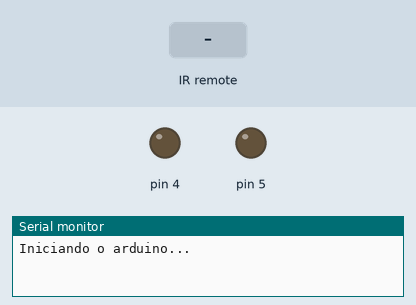
The sketch below on a simulated Arduino Uno, built with avr-gcc and run on an emulated ATmega328P. On the bench: output pins drawn as LEDs (lit = HIGH), the last lines printed to the serial monitor. The test bench sets the inputs (shaded band).

Above: at 1.2 s.
1.3 s: infrared code 0x8054A76D received
At 2.3 s:
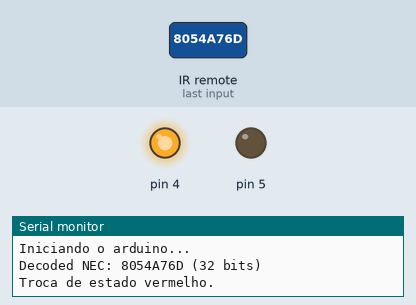
2.8 s: infrared code 0x8054A76E received
At 3.5 s:
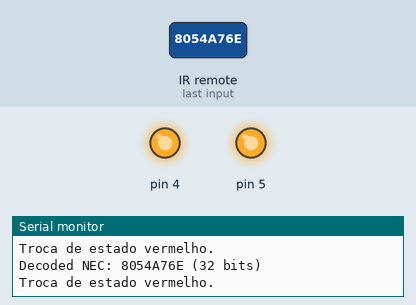
4.3 s: infrared code 0x8054276D received
At 4.6 s:
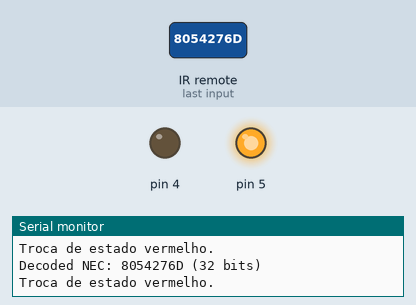
Timing chart, 0 to 7.3 s (numbered marks = the images above; inputs shaded):
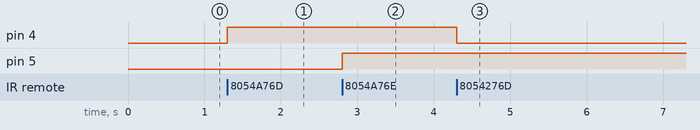

Measured:
- after the input at 1.3 s, pin 4: LOW → HIGH at once
- after the input at 2.8 s, pin 5: LOW → HIGH at once
- after the input at 4.3 s, pin 4: HIGH → LOW at once

The sketch:

ControleRemotoT1.ino
```cpp
// (licence header left out)
#include <IRremote.h>

int RECV_PIN = 11;

IRrecv irrecv(RECV_PIN);

decode_results results;

void setup()
{
  Serial.begin(9600);
  Serial.println("Iniciando o arduino...");
  irrecv.enableIRIn(); // Start the receiver

  pinMode(4, OUTPUT);
  pinMode(5, OUTPUT);
}

// Dumps out the decode_results structure.
// Call this after IRrecv::decode()
// void * to work around compiler issue
//void dump(void *v) {
//  decode_results *results = (decode_results *)v
void dump(decode_results *results) {
  int count = results->rawlen;
  if (results->decode_type == UNKNOWN) {
    Serial.println("Could not decode message");
  }
  else {
    if (results->decode_type == NEC) {
      Serial.print("Decoded NEC: ");
    }
    else if (results->decode_type == SONY) {
      Serial.print("Decoded SONY: ");
    }
    else if (results->decode_type == RC5) {
      Serial.print("Decoded RC5: ");
    }
    else if (results->decode_type == RC6) {
      Serial.print("Decoded RC6: ");
    }
    Serial.print(results->value, HEX);
    Serial.print(" (");
    Serial.print(results->bits, DEC);
    Serial.println(" bits)");
  }
/*
  Serial.print("Raw (");
  Serial.print(count, DEC);
  Serial.print("): ");
  for (int i = 0; i < count; i++) {
    if ((i % 2) == 1) {
      Serial.print(results->rawbuf[i]*USECPERTICK, DEC);
    }
    else {
      Serial.print(-(int)results->rawbuf[i]*USECPERTICK, DEC);
    }
    Serial.print(" ");
  }
*/
  Serial.println("");
}


void loop() {

	static int controleVerm=LOW;
	static int controleVerd=LOW;
	static long controleTempo=millis();

  if (irrecv.decode(&results)) {
//    Serial.println(results.value, HEX);
	long codigo=results.value;
    dump(&results);
    irrecv.resume(); // Receive the next value

	if( codigo == 0x8054A76D ||  codigo == 0x8054276D ){
		if(controleTempo<millis()){
			controleVerm=(controleVerm==LOW)?HIGH:LOW;
			digitalWrite(4, controleVerm);
			Serial.println("Troca de estado vermelho.");
			controleTempo=millis()+500;
		}
	}

	if( codigo == 0x8054A76E ||  codigo == 0x8054276E ){
		if(controleTempo<millis()){
			controleVerd=(controleVerd==LOW)?HIGH:LOW;
			digitalWrite(5, controleVerd);
			Serial.println("Troca de estado vermelho.");
			controleTempo=millis()+500;
		}
	}
  }
}
```
